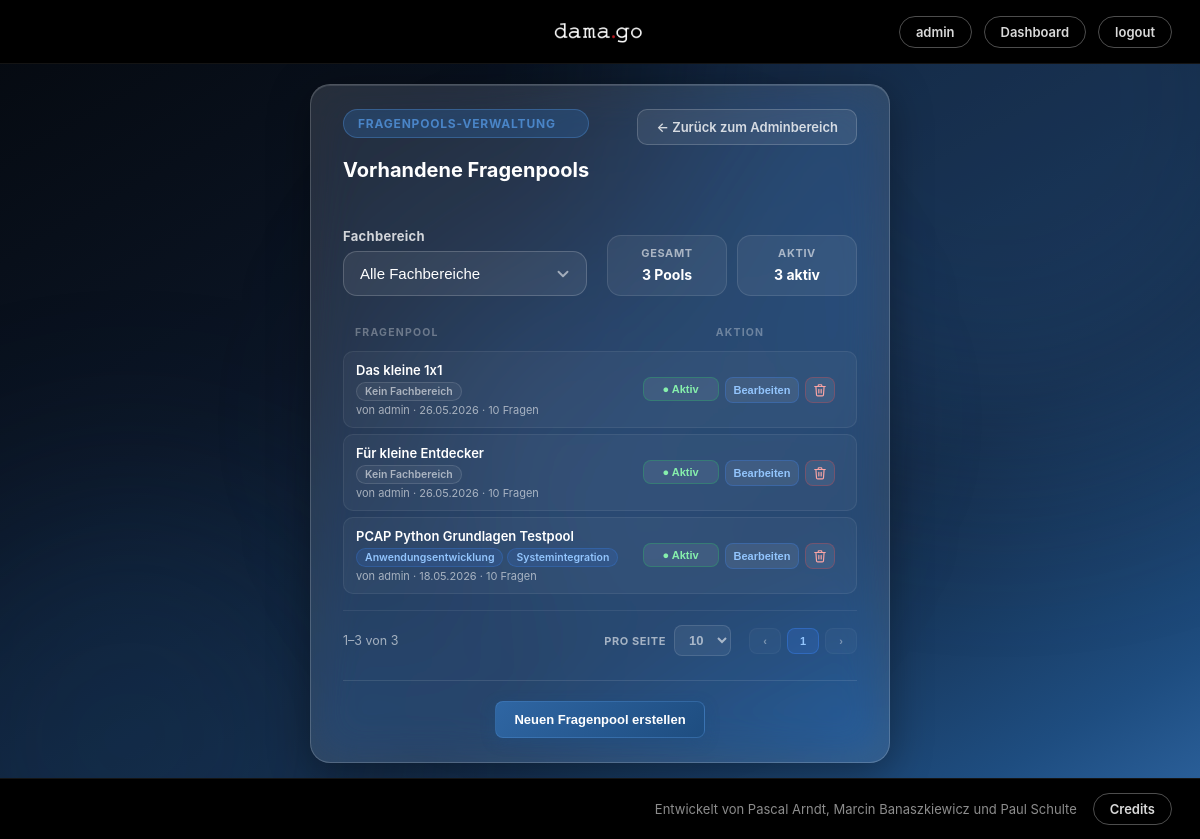
Page /PHP/manage_question_pools.php (signed in) on the committed database.
### tables this page shows
CREATE TABLE `question_pools` (
  `id` int(10) unsigned NOT NULL AUTO_INCREMENT,
  `name` varchar(100) NOT NULL,
  `description` text DEFAULT NULL,
  `created_by` int(10) unsigned NOT NULL,
  `is_active` tinyint(1) NOT NULL DEFAULT 1,
  `created_at` datetime NOT NULL DEFAULT current_timestamp(),
  `updated_at` datetime DEFAULT NULL ON UPDATE current_timestamp(),
  `updated_by` int(10) unsigned DEFAULT NULL,
  PRIMARY KEY (`id`),
  KEY `idx_question_pools_created_by` (`created_by`),
  KEY `idx_question_pools_name` (`name`),
  KEY `idx_question_pools_is_active` (`is_active`),
  KEY `idx_question_pools_updated_by` (`updated_by`),
  CONSTRAINT `fk_question_pools_created_by` FOREIGN KEY (`created_by`) REFERENCES `users` (`id`) ON UPDATE CASCADE,
  CONSTRAINT `fk_question_pools_updated_by` FOREIGN KEY (`updated_by`) REFERENCES `users` (`id`) ON DELETE SET NULL ON UPDATE CASCADE
);

### PHP/init.php (called while the page is built, shortened)
<?php
$role = $_SESSION["user_role"] ?? "guest";

### PHP/manage_question_pools.php (the view, shortened to what this page needs)
<?php
require_once 'init.php';
require_once 'db.php';
function e($value)
{
    return htmlspecialchars((string)$value, ENT_QUOTES, 'UTF-8');
}
$departments  = $pdo->query(
    "SELECT id, parent_id, display_name FROM departments WHERE is_active = 1 ORDER BY display_name ASC"
)->fetchAll(PDO::FETCH_ASSOC);
$validDeptIds = array_map(fn($d) => (int)$d['id'], $departments);
$activeDeptIds = array_flip($validDeptIds);
$deptChildren  = [];
$deptRoots     = [];
foreach ($departments as $d) {
    $pid = $d['parent_id'] !== null ? (int)$d['parent_id'] : 0;
    if ($pid !== 0 && isset($activeDeptIds[$pid])) {
        $deptChildren[$pid][] = $d;
    } else {
        $deptRoots[] = $d;
    }
}
function flattenDepartmentTree(array $nodes, array $childrenByParent, int $depth = 0): array {
    $out = [];
    foreach ($nodes as $node) {
        $out[] = ['dept' => $node, 'depth' => $depth];
        $id = (int)$node['id'];
        if (!empty($childrenByParent[$id])) {
            $out = array_merge($out, flattenDepartmentTree($childrenByParent[$id], $childrenByParent, $depth + 1));
        }
    }
    return $out;
}
$deptOrdered = flattenDepartmentTree($deptRoots, $deptChildren);
$selectedDept = isset($_GET['dept']) ? (int)$_GET['dept'] : 0;
$filterQuery  = $selectedDept > 0 ? '?dept=' . $selectedDept : '';
if ($selectedDept > 0) {
    $filterDeptIds = collectDeptWithDescendants($selectedDept, $deptChildren);
    $phDept        = implode(',', array_fill(0, count($filterDeptIds), '?'));
    $stmtP = $pdo->prepare("
        SELECT qp.id, qp.name, qp.description, qp.is_active, qp.created_at, qp.created_by,
               u.username AS creator_name,
               (SELECT COUNT(*) FROM questions q WHERE q.question_pool_id = qp.id) AS question_count
        FROM question_pools qp
        LEFT JOIN users u ON u.id = qp.created_by
        WHERE qp.id IN (
            SELECT qpd.question_pool_id FROM question_pool_departments qpd
            WHERE qpd.department_id IN ($phDept)
        )
        ORDER BY qp.name ASC
    ");
    $stmtP->execute($filterDeptIds);
} else {
    $stmtP = $pdo->query("
        SELECT qp.id, qp.name, qp.description, qp.is_active, qp.created_at, qp.created_by,
               u.username AS creator_name,
               (SELECT COUNT(*) FROM questions q WHERE q.question_pool_id = qp.id) AS question_count
        FROM question_pools qp
        LEFT JOIN users u ON u.id = qp.created_by
        ORDER BY qp.name ASC
    ");
}
$pools = $stmtP->fetchAll(PDO::FETCH_ASSOC);
$poolDepts = [];
if (!empty($pools)) {
    $ids = array_column($pools, 'id');
    $ph  = implode(',', array_fill(0, count($ids), '?'));
    $stmtD = $pdo->prepare("
        SELECT qpd.question_pool_id, d.id AS dept_id, d.display_name
        FROM question_pool_departments qpd
        INNER JOIN departments d ON d.id = qpd.department_id
        WHERE qpd.question_pool_id IN ($ph)
        ORDER BY d.display_name ASC
    ");
    $stmtD->execute($ids);
    foreach ($stmtD->fetchAll(PDO::FETCH_ASSOC) as $r) {
        $poolDepts[(int)$r['question_pool_id']][] = ['id' => (int)$r['dept_id'], 'name' => $r['display_name']];
    }
}
$totalPools  = (int)$pdo->query("SELECT COUNT(*) FROM question_pools")->fetchColumn();
$activePools = (int)$pdo->query("SELECT COUNT(*) FROM question_pools WHERE is_active = 1")->fetchColumn();
?>
<!DOCTYPE html>
<html lang="de">
<head>
    <link rel="stylesheet" href="../CSS/style.css">
</head>
<body class="manage-questions-page">
<div class="page-orbs">
    <div class="orb orb-1"></div>
    <div class="orb orb-2"></div>
    <div class="orb orb-3"></div>
</div>
<?php include_once 'topbar.php'; ?>
<main class="play-layout">
    <section class="quiz-main mq-panel">
        <div class="mq-topbar">
            <div class="mq-topbar-info">
                <span class="eyebrow">Fragenpools-Verwaltung</span>
                <h2>Vorhandene Fragenpools</h2>
            </div>
            <div class="mq-topbar-actions">
                <a href="<?php echo $role === 'admin' ? 'admin_area.php' : 'teacher_area.php'; ?>" class="back-button">
                    ← Zurück zum <?php echo $role === 'admin' ? 'Adminbereich' : 'Lehrerbereich'; ?>
                </a>
            </div>
        </div>
        <div class="mq-toolbar">
            <form method="GET" action="manage_question_pools.php" class="form-group pool-filter-form mq-filter">
                <label for="deptFilter">Fachbereich</label>
                <select id="deptFilter" name="dept" onchange="this.form.submit()">
                    <option value="">Alle Fachbereiche</option>
                    <?php foreach ($deptOrdered as $row): $d = $row['dept']; ?>
                    <?php endforeach; ?>
                </select>
            </form>
            <div class="lobby-meta mq-meta">
                <div>
                    <span>Gesamt</span>
                    <strong><?php echo $totalPools; ?> Pools</strong>
                </div>
                <div>
                    <span>Aktiv</span>
                    <strong><?php echo $activePools; ?> aktiv</strong>
                </div>
            </div>
        </div>
        <div class="question-list-header">
            <span class="col-frage">Fragenpool</span>
            <span class="col-qaktion">Aktion</span>
        </div>
        <div class="question-list" id="poolList">
            <?php if (empty($pools)): ?>
                <div class="empty-list-hint">
                    Keine Fragenpools gefunden.
                </div>
            <?php else: ?>
                <?php foreach ($pools as $p):
                    $depts   = $poolDepts[(int)$p['id']] ?? [];
                    $pData = [
                        'id'          => $p['id'],
                        'name'        => $p['name'],
                        'description' => $p['description'] ?? '',
                        'status'      => $p['is_active'] ? 'active' : 'inactive',
                        'departments' => array_map(fn($d) => $d['id'], $depts),
                    ];
                    $created  = $p['created_at'] ? date('d.m.Y', strtotime($p['created_at'])) : '–';
                    $creator  = $p['creator_name'] ?: 'Unbekannt';
                    $qCount   = (int)$p['question_count'];
                    $metaLine = 'von ' . $creator . ' · ' . $created . ' · ' . $qCount . ' Frage' . ($qCount !== 1 ? 'n' : '');
                ?>
                    <div class="question-row" data-active="<?php echo $p['is_active']; ?>" data-tooltip="<?php echo e($p['description'] !== '' ? $p['description'] : $p['name']); ?>">
                        <div class="col-frage">
                            <div class="mq-frage-texts">
                                <div class="question-text">
                                    <?php echo e($p['name']); ?>
                                </div>
                                <div class="mq-dept-tags">
                                    <?php if (empty($depts)): ?>
                                        <span class="mq-dept-tag is-empty">Kein Fachbereich</span>
                                    <?php else: ?>
                                        <?php foreach ($depts as $d): ?>
                                            <span class="mq-dept-tag"><?php echo e($d['name']); ?></span>
                                        <?php endforeach; ?>
                                    <?php endif; ?>
                                </div>
                                <div class="question-pool-label"><?php echo e($metaLine); ?></div>
                            </div>
                        </div>
                        <div class="col-qaktion">
                            <form method="POST" action="manage_question_pools.php<?php echo $filterQuery; ?>" class="inline-form">
                                <button type="submit" class="btn-icon <?php echo $p['is_active'] ? 'btn-toggle-active' : 'btn-toggle-inactive'; ?>">
                                    <?php echo $p['is_active'] ? '● Aktiv' : '○ Inaktiv'; ?>
                                </button>
                            </form>
                            <button type="button" class="btn-icon btn-edit"
                                data-pool="<?php echo e(json_encode($pData)); ?>"
                                onclick="openEditPoolModal(this)">
                                Bearbeiten
                            </button>
                            <button type="button" class="btn-icon btn-delete"
                                onclick="openDeletePoolModal(<?php echo $p['id']; ?>, this)"
                                data-name="<?php echo e($p['name']); ?>"
                                data-count="<?php echo $qCount; ?>"
                                aria-label="Fragenpool löschen" title="Fragenpool löschen">
                            </button>
                        </div>
                    </div>
                <?php endforeach; ?>
            <?php endif; ?>
        </div>
        <?php if (!empty($pools)): ?>
            <div class="mq-pagination" id="mqPagination">
                <div class="mq-pagination-info">
                    <span id="mqRangeInfo"></span>
                </div>
                <div class="mq-pagination-controls">
                    <label class="mq-perpage">
                        Pro Seite
                        <select id="mqPerPage">
                            <option value="10" selected>10</option>
                        </select>
                    </label>
                    <div class="mq-pager">
                        <button type="button" class="btn-icon mq-pager-btn" id="mqPrev" aria-label="Vorherige Seite">‹</button>
                        <span class="mq-pager-pages" id="mqPages"></span>
                        <button type="button" class="btn-icon mq-pager-btn" id="mqNext" aria-label="Nächste Seite">›</button>
                    </div>
                </div>
            </div>
        <?php endif; ?>
        <div class="dashboard-footer-links">
            <button type="button" class="btn-icon btn-add mq-action-btn" onclick="openCreateModal()">
                Neuen Fragenpool erstellen
            </button>
        </div>
    </section>
</main>
    <?php include_once 'footbar.php'; ?>
</body>
</html>

### rows in the picture
question_pools: name "Das kleine 1x1", shows "Kein Fachbereich", metaLine "von admin · 26.05.2026 · 10 Fragen", is_active "● Aktiv"
question_pools: name "Für kleine Entdecker", shows "Kein Fachbereich", metaLine "von admin · 26.05.2026 · 10 Fragen", is_active "● Aktiv"
question_pools: name "PCAP Python Grundlagen Testpool", name "Anwendungsentwicklung", name "Systemintegration", metaLine "von admin · 18.05.2026 · 10 Fragen", is_active "● Aktiv"

### other values in the picture
$username "admin"
$totalPools "3"
$activePools "3"
